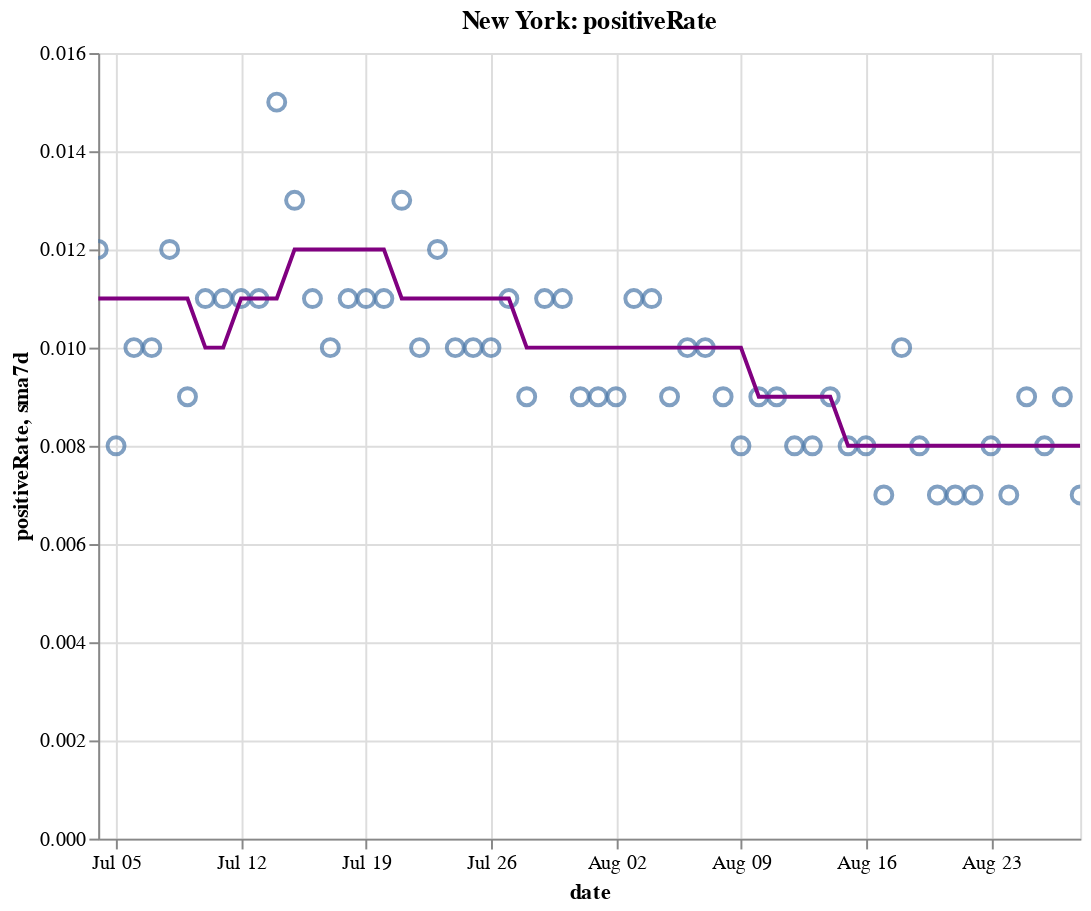

This figure's notebook cell:
### Code cell
create_plot(ny, 'positiveRate')

### Figure 1 — Vega-Lite specification as saved in the notebook (floating-point values rounded to 4 significant figures)
{"config": {"view": {"continuousWidth": 400, "continuousHeight": 300}}, "layer": [{"layer": [{"mark": {"type": "point", "size": 75}, "encoding": {"tooltip": [{"type": "temporal", "field": "date"}, {"type": "quantitative", "field": "positiveRate"}, {"type": "quantitative", "field": "sma7d"}], "x": {"type": "temporal", "field": "date"}, "y": {"type": "quantitative", "field": "positiveRate"}}, "selection": {"selector010": {"type": "interval", "bind": "scales", "encodings": ["x", "y"]}}}, {"mark": {"type": "line", "color": "purple"}, "encoding": {"x": {"type": "temporal", "field": "date"}, "y": {"type": "quantitative", "field": "sma7d"}}}]}, {"mark": {"type": "rule", "color": "#aaa"}, "encoding": {"x": {"type": "temporal", "field": "date"}}, "transform": [{"filter": {"selection": "selector009"}}]}, {"mark": "circle", "encoding": {"opacity": {"condition": {"value": 1, "selection": "selector009"}, "value": 0}, "tooltip": [{"type": "temporal", "field": "date"}, {"type": "quantitative", "field": "positiveRate"}, {"type": "quantitative", "field": "sma7d"}], "x": {"type": "temporal", "field": "date"}, "y": {"type": "quantitative", "field": "positiveRate"}}, "selection": {"selector009": {"type": "single", "encodings": ["x"], "on": "mouseover", "nearest": true, "empty": "none"}}}, {"mark": {"type": "text", "align": "left", "dx": 5, "dy": -5, "stroke": "white", "strokeWidth": 2}, "encoding": {"text": {"type": "quantitative", "field": "positiveRate"}, "tooltip": [{"type": "temporal", "field": "date"}, {"type": "quantitative", "field": "positiveRate"}, {"type": "quantitative", "field": "sma7d"}], "x": {"type": "temporal", "field": "date"}, "y": {"type": "quantitative", "field": "positiveRate"}}, "transform": [{"filter": {"selection": "selector009"}}]}, {"mark": {"type": "text", "align": "left", "dx": 5, "dy": -5}, "encoding": {"text": {"type": "quantitative", "field": "positiveRate"}, "tooltip": [{"type": "temporal", "field": "date"}, {"type": "quantitative", "field": "positiveRate"}, {"type": "quantitative", "field": "sma7d"}], "x": {"type": "temporal", "field": "date"}, "y": {"type": "quantitative", "field": "positiveRate"}}, "transform": [{"filter": {"selection": "selector009"}}]}], "data": {"name": "data-9a88b29f125f1bf8f18c7b326b7391bb"}, "height": 400, "title": "New York: positiveRate", "width": 500, "$schema": "https://vega.github.io/schema/vega-lite/v4.8.1.json", "datasets": {"data-9a88b29f125f1bf8f18c7b326b7391bb": [{"date": "2020-07-04T00:00:00", "totalTestResultsIncrease": 62400.0, "positiveIncrease": 726.0, "death": 24900.0, "deathIncrease": 11.0, "positiveRate": 0.012, "state": "New York", "sma7d": 0.011}, {"date": "2020-07-05T00:00:00", "totalTestResultsIncrease": 63420.0, "positiveIncrease": 533.0, "death": 24900.0, "deathIncrease": 8.0, "positiveRate": 0.008, "state": "New York", "sma7d": 0.011}, {"date": "2020-07-06T00:00:00", "totalTestResultsIncrease": 54330.0, "positiveIncrease": 518.0, "death": 24910.0, "deathIncrease": 9.0, "positiveRate": 0.01, "state": "New York", "sma7d": 0.011}, {"date": "2020-07-07T00:00:00", "totalTestResultsIncrease": 56740.0, "positiveIncrease": 588.0, "death": 24920.0, "deathIncrease": 11.0, "positiveRate": 0.01, "state": "New York", "sma7d": 0.011}, {"date": "2020-07-08T00:00:00", "totalTestResultsIncrease": 57580.0, "positiveIncrease": 692.0, "death": 24940.0, "deathIncrease": 20.0, "positiveRate": 0.012, "state": "New York", "sma7d": 0.011}, {"date": "2020-07-09T00:00:00", "totalTestResultsIncrease": 65560.0, "positiveIncrease": 584.0, "death": 24960.0, "deathIncrease": 15.0, "positiveRate": 0.009, "state": "New York", "sma7d": 0.011}, {"date": "2020-07-10T00:00:00", "totalTestResultsIncrease": 73560.0, "positiveIncrease": 786.0, "death": 24970.0, "deathIncrease": 9.0, "positiveRate": 0.011, "state": "New York", "sma7d": 0.01}, {"date": "2020-07-11T00:00:00", "totalTestResultsIncrease": 69200.0, "positiveIncrease": 730.0, "death": 24970.0, "deathIncrease": 6.0, "positiveRate": 0.011, "state": "New York", "sma7d": 0.01}, {"date": "2020-07-12T00:00:00", "totalTestResultsIncrease": 62420.0, "positiveIncrease": 677.0, "death": 24980.0, "deathIncrease": 5.0, "positiveRate": 0.011, "state": "New York", "sma7d": 0.011}, {"date": "2020-07-13T00:00:00", "totalTestResultsIncrease": 51690.0, "positiveIncrease": 557.0, "death": 24990.0, "deathIncrease": 10.0, "positiveRate": 0.011, "state": "New York", "sma7d": 0.011}, {"date": "2020-07-14T00:00:00", "totalTestResultsIncrease": 60040.0, "positiveIncrease": 912.0, "death": 24990.0, "deathIncrease": 5.0, "positiveRate": 0.015, "state": "New York", "sma7d": 0.011}, {"date": "2020-07-15T00:00:00", "totalTestResultsIncrease": 63600.0, "positiveIncrease": 831.0, "death": 25000.0, "deathIncrease": 9.0, "positiveRate": 0.013, "state": "New York", "sma7d": 0.012}, {"date": "2020-07-16T00:00:00", "totalTestResultsIncrease": 72680.0, "positiveIncrease": 769.0, "death": 25010.0, "deathIncrease": 11.0, "positiveRate": 0.011, "state": "New York", "sma7d": 0.012}, {"date": "2020-07-17T00:00:00", "totalTestResultsIncrease": 78240.0, "positiveIncrease": 776.0, "death": 25020.0, "deathIncrease": 10.0, "positiveRate": 0.01, "state": "New York", "sma7d": 0.012}, {"date": "2020-07-18T00:00:00", "totalTestResultsIncrease": 69820.0, "positiveIncrease": 754.0, "death": 25040.0, "deathIncrease": 11.0, "positiveRate": 0.011, "state": "New York", "sma7d": 0.012}, {"date": "2020-07-19T00:00:00", "totalTestResultsIncrease": 46200.0, "positiveIncrease": 502.0, "death": 25050.0, "deathIncrease": 13.0, "positiveRate": 0.011, "state": "New York", "sma7d": 0.012}, {"date": "2020-07-20T00:00:00", "totalTestResultsIncrease": 49340.0, "positiveIncrease": 519.0, "death": 25060.0, "deathIncrease": 8.0, "positiveRate": 0.011, "state": "New York", "sma7d": 0.012}, {"date": "2020-07-21T00:00:00", "totalTestResultsIncrease": 66170.0, "positiveIncrease": 855.0, "death": 25060.0, "deathIncrease": 2.0, "positiveRate": 0.013, "state": "New York", "sma7d": 0.011}, {"date": "2020-07-22T00:00:00", "totalTestResultsIncrease": 67660.0, "positiveIncrease": 705.0, "death": 25070.0, "deathIncrease": 10.0, "positiveRate": 0.01, "state": "New York", "sma7d": 0.011}, {"date": "2020-07-23T00:00:00", "totalTestResultsIncrease": 69700.0, "positiveIncrease": 811.0, "death": 25080.0, "deathIncrease": 13.0, "positiveRate": 0.012, "state": "New York", "sma7d": 0.011}, {"date": "2020-07-24T00:00:00", "totalTestResultsIncrease": 76510.0, "positiveIncrease": 753.0, "death": 25090.0, "deathIncrease": 9.0, "positiveRate": 0.01, "state": "New York", "sma7d": 0.011}, {"date": "2020-07-25T00:00:00", "totalTestResultsIncrease": 71470.0, "positiveIncrease": 750.0, "death": 25100.0, "deathIncrease": 13.0, "positiveRate": 0.01, "state": "New York", "sma7d": 0.011}, {"date": "2020-07-26T00:00:00", "totalTestResultsIncrease": 53570.0, "positiveIncrease": 536.0, "death": 25110.0, "deathIncrease": 3.0, "positiveRate": 0.01, "state": "New York", "sma7d": 0.011}, {"date": "2020-07-27T00:00:00", "totalTestResultsIncrease": 57270.0, "positiveIncrease": 608.0, "death": 25120.0, "deathIncrease": 11.0, "positiveRate": 0.011, "state": "New York", "sma7d": 0.011}, {"date": "2020-07-28T00:00:00", "totalTestResultsIncrease": 57400.0, "positiveIncrease": 534.0, "death": 25130.0, "deathIncrease": 9.0, "positiveRate": 0.009, "state": "New York", "sma7d": 0.01}, {"date": "2020-07-29T00:00:00", "totalTestResultsIncrease": 62280.0, "positiveIncrease": 715.0, "death": 25130.0, "deathIncrease": 6.0, "positiveRate": 0.011, "state": "New York", "sma7d": 0.01}, {"date": "2020-07-30T00:00:00", "totalTestResultsIncrease": 73550.0, "positiveIncrease": 777.0, "death": 25140.0, "deathIncrease": 13.0, "positiveRate": 0.011, "state": "New York", "sma7d": 0.01}, {"date": "2020-07-31T00:00:00", "totalTestResultsIncrease": 68870.0, "positiveIncrease": 644.0, "death": 25150.0, "deathIncrease": 5.0, "positiveRate": 0.009, "state": "New York", "sma7d": 0.01}, {"date": "2020-08-01T00:00:00", "totalTestResultsIncrease": 82740.0, "positiveIncrease": 753.0, "death": 25160.0, "deathIncrease": 14.0, "positiveRate": 0.009, "state": "New York", "sma7d": 0.01}, {"date": "2020-08-02T00:00:00", "totalTestResultsIncrease": 58960.0, "positiveIncrease": 531.0, "death": 25170.0, "deathIncrease": 6.0, "positiveRate": 0.009, "state": "New York", "sma7d": 0.01}, {"date": "2020-08-03T00:00:00", "totalTestResultsIncrease": 51840.0, "positiveIncrease": 545.0, "death": 25170.0, "deathIncrease": 2.0, "positiveRate": 0.011, "state": "New York", "sma7d": 0.01}, {"date": "2020-08-04T00:00:00", "totalTestResultsIncrease": 70990.0, "positiveIncrease": 746.0, "death": 25180.0, "deathIncrease": 3.0, "positiveRate": 0.011, "state": "New York", "sma7d": 0.01}, {"date": "2020-08-05T00:00:00", "totalTestResultsIncrease": 72670.0, "positiveIncrease": 636.0, "death": 25180.0, "deathIncrease": 4.0, "positiveRate": 0.009, "state": "New York", "sma7d": 0.01}, {"date": "2020-08-06T00:00:00", "totalTestResultsIncrease": 72370.0, "positiveIncrease": 703.0, "death": 25180.0, "deathIncrease": 6.0, "positiveRate": 0.01, "state": "New York", "sma7d": 0.01}, {"date": "2020-08-07T00:00:00", "totalTestResultsIncrease": 70170.0, "positiveIncrease": 714.0, "death": 25190.0, "deathIncrease": 5.0, "positiveRate": 0.01, "state": "New York", "sma7d": 0.01}, {"date": "2020-08-08T00:00:00", "totalTestResultsIncrease": 74860.0, "positiveIncrease": 703.0, "death": 25200.0, "deathIncrease": 5.0, "positiveRate": 0.009, "state": "New York", "sma7d": 0.01}, {"date": "2020-08-09T00:00:00", "totalTestResultsIncrease": 65810.0, "positiveIncrease": 515.0, "death": 25200.0, "deathIncrease": 7.0, "positiveRate": 0.008, "state": "New York", "sma7d": 0.01}, {"date": "2020-08-10T00:00:00", "totalTestResultsIncrease": 54000.0, "positiveIncrease": 476.0, "death": 25200.0, "deathIncrease": 2.0, "positiveRate": 0.009, "state": "New York", "sma7d": 0.009}, {"date": "2020-08-11T00:00:00", "totalTestResultsIncrease": 77060.0, "positiveIncrease": 667.0, "death": 25210.0, "deathIncrease": 7.0, "positiveRate": 0.009, "state": "New York", "sma7d": 0.009}, {"date": "2020-08-12T00:00:00", "totalTestResultsIncrease": 87780.0, "positiveIncrease": 700.0, "death": 25220.0, "deathIncrease": 7.0, "positiveRate": 0.008, "state": "New York", "sma7d": 0.009}, {"date": "2020-08-13T00:00:00", "totalTestResultsIncrease": 87900.0, "positiveIncrease": 737.0, "death": 25230.0, "deathIncrease": 10.0, "positiveRate": 0.008, "state": "New York", "sma7d": 0.009}, {"date": "2020-08-14T00:00:00", "totalTestResultsIncrease": 85460.0, "positiveIncrease": 727.0, "death": 25230.0, "deathIncrease": 4.0, "positiveRate": 0.009, "state": "New York", "sma7d": 0.009}, {"date": "2020-08-15T00:00:00", "totalTestResultsIncrease": 88670.0, "positiveIncrease": 734.0, "death": 25240.0, "deathIncrease": 12.0, "positiveRate": 0.008, "state": "New York", "sma7d": 0.008}, {"date": "2020-08-16T00:00:00", "totalTestResultsIncrease": 77690.0, "positiveIncrease": 607.0, "death": 25250.0, "deathIncrease": 6.0, "positiveRate": 0.008, "state": "New York", "sma7d": 0.008}, {"date": "2020-08-17T00:00:00", "totalTestResultsIncrease": 56890.0, "positiveIncrease": 408.0, "death": 25260.0, "deathIncrease": 6.0, "positiveRate": 0.007, "state": "New York", "sma7d": 0.008}, {"date": "2020-08-18T00:00:00", "totalTestResultsIncrease": 66890.0, "positiveIncrease": 655.0, "death": 25260.0, "deathIncrease": 8.0, "positiveRate": 0.01, "state": "New York", "sma7d": 0.008}, {"date": "2020-08-19T00:00:00", "totalTestResultsIncrease": 80420.0, "positiveIncrease": 631.0, "death": 25270.0, "deathIncrease": 6.0, "positiveRate": 0.008, "state": "New York", "sma7d": 0.008}, {"date": "2020-08-20T00:00:00", "totalTestResultsIncrease": 80980.0, "positiveIncrease": 601.0, "death": 25280.0, "deathIncrease": 5.0, "positiveRate": 0.007, "state": "New York", "sma7d": 0.008}, {"date": "2020-08-21T00:00:00", "totalTestResultsIncrease": 98880.0, "positiveIncrease": 709.0, "death": 25280.0, "deathIncrease": 3.0, "positiveRate": 0.007, "state": "New York", "sma7d": 0.008}, {"date": "2020-08-22T00:00:00", "totalTestResultsIncrease": 94850.0, "positiveIncrease": 653.0, "death": 25280.0, "deathIncrease": 4.0, "positiveRate": 0.007, "state": "New York", "sma7d": 0.008}, {"date": "2020-08-23T00:00:00", "totalTestResultsIncrease": 74040.0, "positiveIncrease": 572.0, "death": 25290.0, "deathIncrease": 6.0, "positiveRate": 0.008, "state": "New York", "sma7d": 0.008}, {"date": "2020-08-24T00:00:00", "totalTestResultsIncrease": 62030.0, "positiveIncrease": 408.0, "death": 25300.0, "deathIncrease": 7.0, "positiveRate": 0.007, "state": "New York", "sma7d": 0.008}, {"date": "2020-08-25T00:00:00", "totalTestResultsIncrease": 67260.0, "positiveIncrease": 629.0, "death": 25300.0, "deathIncrease": 2.0, "positiveRate": 0.009, "state": "New York", "sma7d": 0.008}, {"date": "2020-08-26T00:00:00", "totalTestResultsIncrease": 71190.0, "positiveIncrease": 566.0, "death": 25300.0, "deathIncrease": 8.0, "positiveRate": 0.008, "state": "New York", "sma7d": 0.008}, {"date": "2020-08-27T00:00:00", "totalTestResultsIncrease": 83440.0, "positiveIncrease": 791.0, "death": 25310.0, "deathIncrease": 4.0, "positiveRate": 0.009, "state": "New York", "sma7d": 0.008}, {"date": "2020-08-28T00:00:00", "totalTestResultsIncrease": 97830.0, "positiveIncrease": 636.0, "death": 25310.0, "deathIncrease": 3.0, "positiveRate": 0.007, "state": "New York", "sma7d": 0.008}]}}
